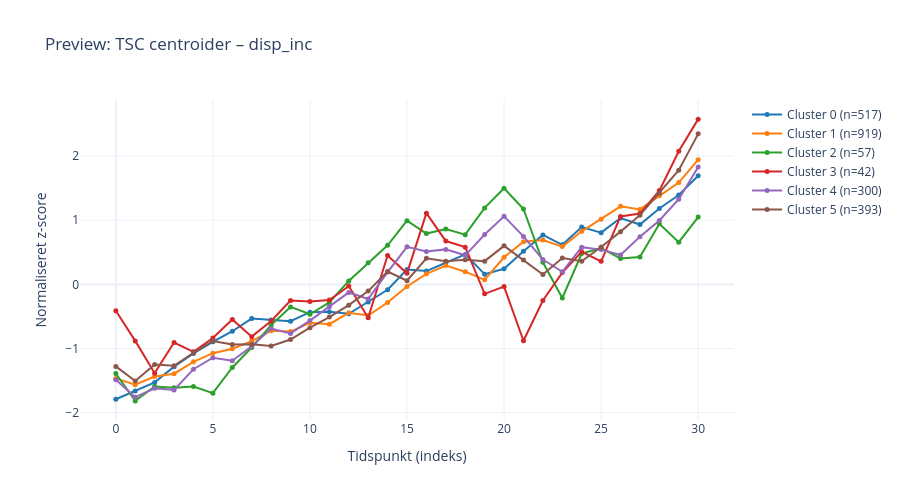

The notebook cell saved with this chart:
### Code cell
# ── Cell 10 (valgfri): Vis én chart inline for visuel verifikation ─────────────

PREVIEW_VAR = 'disp_inc'  # Skift til en anden variabel efter ønske

if PREVIEW_VAR in VARIABLE_CUBES:
    _locs, _tlabels, _X = load_and_concat_variable(PREVIEW_VAR, VARIABLE_CUBES[PREVIEW_VAR])
    _labels, _km, _X_scaled = run_tsc(_X, _locs)
    _centroids = _km.cluster_centers_[:, :, 0]

    fig_preview = go.Figure()
    for c in range(N_CLUSTERS):
        n_in_cluster = int((_labels == c).sum())
        fig_preview.add_trace(go.Scatter(
            x=list(range(len(_tlabels))),
            y=_centroids[c],
            mode='lines+markers',
            name=f'Cluster {c} (n={n_in_cluster})',
            line=dict(color=CLUSTER_COLOURS[c], width=2),
            marker=dict(size=5)
        ))
    fig_preview.update_layout(
        title=f'Preview: TSC centroider – {PREVIEW_VAR}',
        xaxis_title='Tidspunkt (indeks)',
        yaxis_title='Normaliseret z-score',
        template='plotly_white',
        height=500
    )
    fig_preview.show()
else:
    print(f'{PREVIEW_VAR} ikke fundet i VARIABLE_CUBES.')

### Figure 1 — Plotly figure (JSON) as saved in the notebook; plotly's stock layout.template omitted (floating-point values rounded to 4 significant figures)
{"data": [{"line": {"color": "#1f77b4", "width": 2}, "marker": {"size": 5}, "mode": "lines+markers", "name": "Cluster 0 (n=517)", "type": "scatter", "x": [0, 1, 2, 3, 4, 5, 6, 7, 8, 9, 10, 11, 12, 13, 14, 15, 16, 17, 18, 19, 20, 21, 22, 23, 24, 25, 26, 27, 28, 29, 30], "y": [-1.791, -1.661, -1.528, -1.283, -1.076, -0.8965, -0.7306, -0.533, -0.5556, -0.5748, -0.4341, -0.4285, -0.4576, -0.2752, -0.08423, 0.2324, 0.2075, 0.3376, 0.4677, 0.1592, 0.2425, 0.5165, 0.7713, 0.617, 0.8939, 0.8067, 1.035, 0.933, 1.184, 1.394, 1.694]}, {"line": {"color": "#ff7f0e", "width": 2}, "marker": {"size": 5}, "mode": "lines+markers", "name": "Cluster 1 (n=919)", "type": "scatter", "x": [0, 1, 2, 3, 4, 5, 6, 7, 8, 9, 10, 11, 12, 13, 14, 15, 16, 17, 18, 19, 20, 21, 22, 23, 24, 25, 26, 27, 28, 29, 30], "y": [-1.466, -1.564, -1.438, -1.392, -1.208, -1.073, -1.003, -0.8842, -0.7216, -0.7365, -0.5978, -0.62, -0.4429, -0.4854, -0.2837, -0.03222, 0.1651, 0.295, 0.1979, 0.07119, 0.422, 0.6633, 0.6919, 0.5894, 0.8278, 1.017, 1.217, 1.168, 1.383, 1.588, 1.945]}, {"line": {"color": "#2ca02c", "width": 2}, "marker": {"size": 5}, "mode": "lines+markers", "name": "Cluster 2 (n=57)", "type": "scatter", "x": [0, 1, 2, 3, 4, 5, 6, 7, 8, 9, 10, 11, 12, 13, 14, 15, 16, 17, 18, 19, 20, 21, 22, 23, 24, 25, 26, 27, 28, 29, 30], "y": [-1.39, -1.817, -1.593, -1.613, -1.594, -1.697, -1.296, -0.9845, -0.6356, -0.3512, -0.4654, -0.2812, 0.05379, 0.3386, 0.6098, 0.9933, 0.792, 0.8638, 0.7757, 1.192, 1.498, 1.176, 0.3439, -0.2125, 0.4798, 0.5646, 0.4048, 0.4274, 0.9441, 0.6577, 1.049]}, {"line": {"color": "#d62728", "width": 2}, "marker": {"size": 5}, "mode": "lines+markers", "name": "Cluster 3 (n=42)", "type": "scatter", "x": [0, 1, 2, 3, 4, 5, 6, 7, 8, 9, 10, 11, 12, 13, 14, 15, 16, 17, 18, 19, 20, 21, 22, 23, 24, 25, 26, 27, 28, 29, 30], "y": [-0.412, -0.881, -1.384, -0.9071, -1.052, -0.8365, -0.5469, -0.8151, -0.5713, -0.2504, -0.2676, -0.245, -0.02635, -0.5209, 0.4511, 0.1719, 1.11, 0.6754, 0.5806, -0.1475, -0.03488, -0.8795, -0.2519, 0.1843, 0.5087, 0.3602, 1.059, 1.104, 1.462, 2.074, 2.577]}, {"line": {"color": "#9467bd", "width": 2}, "marker": {"size": 5}, "mode": "lines+markers", "name": "Cluster 4 (n=300)", "type": "scatter", "x": [0, 1, 2, 3, 4, 5, 6, 7, 8, 9, 10, 11, 12, 13, 14, 15, 16, 17, 18, 19, 20, 21, 22, 23, 24, 25, 26, 27, 28, 29, 30], "y": [-1.486, -1.759, -1.619, -1.646, -1.322, -1.143, -1.191, -0.9644, -0.6888, -0.7649, -0.5645, -0.3489, -0.1262, -0.2278, 0.1914, 0.5853, 0.5115, 0.5457, 0.4531, 0.7767, 1.062, 0.7482, 0.3867, 0.1968, 0.5806, 0.5421, 0.4589, 0.7421, 0.9964, 1.327, 1.829]}, {"line": {"color": "#8c564b", "width": 2}, "marker": {"size": 5}, "mode": "lines+markers", "name": "Cluster 5 (n=393)", "type": "scatter", "x": [0, 1, 2, 3, 4, 5, 6, 7, 8, 9, 10, 11, 12, 13, 14, 15, 16, 17, 18, 19, 20, 21, 22, 23, 24, 25, 26, 27, 28, 29, 30], "y": [-1.279, -1.506, -1.25, -1.27, -1.066, -0.883, -0.9386, -0.9337, -0.9612, -0.8605, -0.6759, -0.5091, -0.3236, -0.1047, 0.2006, 0.05818, 0.4056, 0.3592, 0.3825, 0.3625, 0.6009, 0.3817, 0.154, 0.412, 0.3599, 0.583, 0.8225, 1.08, 1.422, 1.78, 2.347]}], "layout": {"height": 500, "title": {"text": "Preview: TSC centroider – disp_inc"}, "xaxis": {"title": {"text": "Tidspunkt (indeks)"}}, "yaxis": {"title": {"text": "Normaliseret z-score"}}}}
